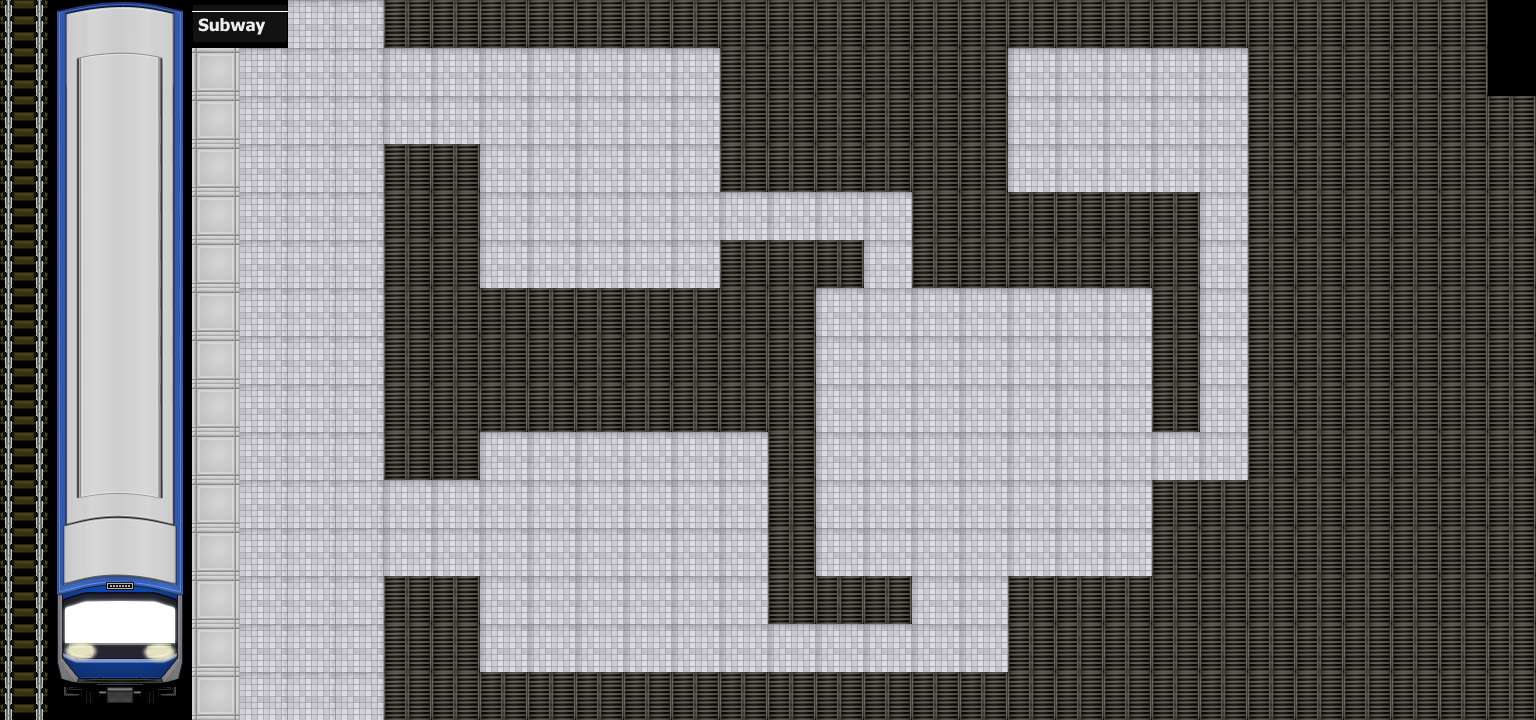

A level layout from a 2D game, rendered from its tile map. Below: a short description, then the map file with its tile-grid data intact:
An orthogonal 32x15 tile map with 48x48 px tiles, 1 tile layer (Tile Layer 1), 1 hidden layer not drawn, 7 tilesets.

<map version="1.10" tiledversion="1.10.2" orientation="orthogonal" renderorder="right-down" width="32" height="15" tilewidth="48" tileheight="48" infinite="0" nextlayerid="5" nextobjectid="1">
 <tileset firstgid="1" source="../ts_subway_A2.tsx" />
 <tileset firstgid="193" source="../ts_subway_A4.tsx" />
 <tileset firstgid="349" name="ts_subway_A4_copy" tilewidth="48" tileheight="48" spacing="12" tilecount="156" columns="13">
  <image source="../../KR Transportation Station - Subway and Train Tileset/tileset/ts_subway_A4.png" width="768" height="720" />
 </tileset>
 <tileset firstgid="505" name="ts_subway_A4_cc" tilewidth="48" tileheight="48" tilecount="240" columns="16">
  <image source="../../KR Transportation Station - Subway and Train Tileset/tileset/ts_subway_A4.png" width="768" height="720" />
 </tileset>
 <tileset firstgid="745" source="../ts_subway_B.tsx" />
 <tileset firstgid="1001" name="$!Subway_Car_Left_Right_lights" tilewidth="48" tileheight="48" tilecount="324" columns="12">
  <image source="../../KR Transportation Station - Subway and Train Tileset/tileset/$!Subway_Car_Left_Right_lights.png" width="576" height="1296" />
 </tileset>
 <tileset firstgid="1325" name="$!Subway_Up_Down_lights" tilewidth="48" tileheight="48" tilecount="324" columns="9">
  <image source="../../KR Transportation Station - Subway and Train Tileset/tileset/$!Subway_Up_Down_lights.png" width="432" height="1728" />
 </tileset>
 <layer id="1" name="Tile Layer 1" width="32" height="15">
  <data encoding="csv">
935,1325,1326,1327,970,971,164,164,97,97,97,97,97,97,97,97,97,97,97,97,97,97,97,97,97,97,97,97,97,97,97,636,
935,1334,1335,1336,50,164,164,164,163,163,163,163,163,163,163,97,97,97,97,97,97,163,163,163,163,163,97,97,97,97,97,636,
935,1343,1344,1345,50,164,164,164,163,163,163,163,163,163,163,97,97,97,97,97,97,163,163,163,163,163,97,97,97,97,97,97,
935,1343,1344,1345,50,164,164,164,97,97,163,163,163,163,163,97,97,97,97,97,97,163,163,163,163,163,97,97,97,97,97,97,
935,1343,1344,1345,50,164,164,164,97,97,163,163,163,163,163,163,163,163,163,97,97,97,97,97,97,163,97,97,97,97,97,97,
935,1343,1344,1345,50,164,164,164,97,97,163,163,163,163,163,97,97,97,163,97,97,97,97,97,97,163,97,97,97,97,97,97,
935,1343,1344,1345,50,164,164,164,97,97,97,97,97,97,97,97,97,163,163,163,163,163,163,163,97,163,97,97,97,97,97,97,
935,1343,1344,1345,50,164,164,164,97,97,97,97,97,97,97,97,97,163,163,163,163,163,163,163,97,163,97,97,97,97,97,97,
935,1343,1344,1345,50,164,164,164,97,97,97,97,97,97,97,97,97,163,163,163,163,163,163,163,97,163,97,97,97,97,97,97,
935,1352,1353,1354,50,164,164,164,97,97,163,163,163,163,163,163,97,163,163,163,163,163,163,163,163,163,97,97,97,97,97,97,
935,1361,1362,1363,50,164,164,164,163,163,163,163,163,163,163,163,97,163,163,163,163,163,163,163,97,97,97,97,97,97,97,97,
935,1370,1371,1372,50,164,164,164,163,163,163,163,163,163,163,163,97,163,163,163,163,163,163,163,97,97,97,97,97,97,97,97,
935,1379,1380,1381,50,164,164,164,97,97,163,163,163,163,163,163,97,97,97,163,163,97,97,97,97,97,97,97,97,97,97,97,
935,1388,1389,1390,50,164,164,164,97,97,163,163,163,163,163,163,163,163,163,163,163,97,97,97,97,97,97,97,97,97,97,97,
935,1397,1398,1399,66,164,164,164,97,97,97,97,97,97,97,97,97,97,97,97,97,97,97,97,97,97,97,97,97,97,97,97
</data>
 </layer>
 <layer id="3" name="Копия Tile Layer 1" width="32" height="15" visible="0">
  <data encoding="csv">
153,153,153,153,41,41,41,41,153,153,153,153,153,153,153,153,153,153,153,153,153,153,153,153,153,153,153,153,153,153,153,153,
153,153,153,153,41,41,41,41,41,41,41,41,41,41,41,153,153,153,153,153,153,41,41,41,41,41,153,153,153,153,153,153,
153,153,153,153,41,5,41,41,41,41,41,41,41,41,41,153,153,153,153,153,153,41,41,103,41,41,153,153,153,153,153,153,
153,153,153,153,41,41,41,41,153,153,41,41,101,41,41,153,153,153,153,153,153,41,41,41,41,41,153,153,153,153,153,153,
153,153,153,153,41,41,7,41,153,153,41,41,41,41,41,41,41,41,41,153,153,153,153,153,153,41,153,153,153,153,153,153,
153,153,153,153,41,41,41,41,153,153,41,41,41,41,41,153,153,153,41,153,153,153,153,153,153,41,153,153,153,153,153,153,
153,153,153,153,41,41,5,41,153,153,153,153,153,153,153,153,153,41,41,41,41,41,41,41,153,41,153,153,153,153,153,153,
153,153,153,153,41,41,41,41,153,153,153,153,153,153,153,153,153,41,41,41,41,41,41,9,153,41,153,153,153,153,153,153,
153,153,153,153,41,41,7,41,153,153,153,153,153,153,153,153,153,41,41,41,41,41,41,41,153,41,153,153,153,153,153,153,
153,153,153,153,41,41,41,41,153,153,41,41,41,41,41,41,153,41,41,41,103,41,41,41,41,41,153,153,153,153,153,153,
153,153,153,153,41,5,41,41,41,41,41,41,41,41,41,41,153,41,41,41,41,41,41,41,153,153,153,153,153,153,153,153,
153,153,153,153,41,41,41,41,41,41,41,41,41,41,41,41,153,41,41,41,41,41,41,41,153,153,153,153,153,153,153,153,
153,153,153,153,41,41,41,41,153,153,41,41,101,41,41,41,153,153,153,41,41,153,153,153,153,153,153,153,153,153,153,153,
153,153,153,153,41,41,41,41,153,153,41,41,41,41,41,41,41,41,41,41,41,153,153,153,153,153,153,153,153,153,153,153,
153,153,153,153,41,41,41,41,153,153,153,153,153,153,153,153,153,153,153,153,153,153,153,153,153,153,153,153,153,153,153,153
</data>
 </layer>
</map>
